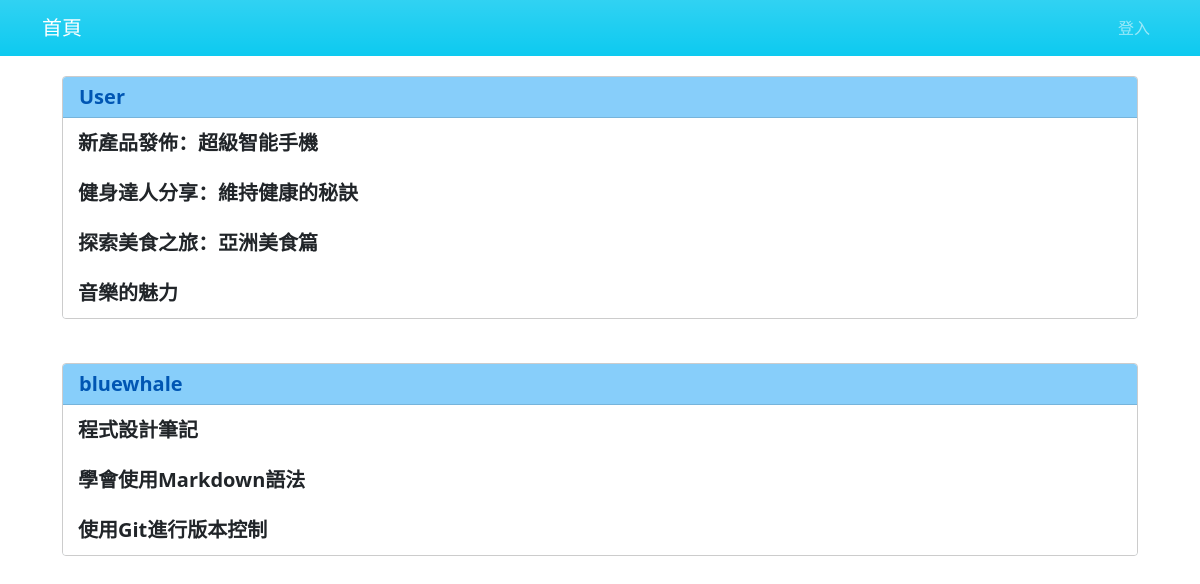
The page /article/article-main/ on the database its author committed.
### article/models.py (models this page shows, shortened)
class ArticlePost(models.Model):
    author = models.ForeignKey(User, on_delete=models.CASCADE)
    title = models.CharField(max_length=100)
    body = models.TextField()
    created = models.DateTimeField(default=timezone.now)
    total_views = models.PositiveIntegerField(default=0)
    class Meta:
        ordering = ('-created',)

### article/views.py (the view)
# urls.py: path('article-main/', views.article_main, name='article_main'),
def article_main(request):
    articles = ArticlePost.objects.all().order_by('author__username')
    context = {'articles': articles}
    return render(request, 'article/main.html', context)

### templates/article/main.html (shortened to what this page needs)
{% extends "base.html" %}
{% load static %}
{% block content %}
<div class="container">
    <div class="row">
        {% regroup articles by author.username as author_list %}
        {% for author in author_list %}
        <div class="col-md-12">
            <div class="card mb-4">
                <div class="card-header">
                    <h5 class="card-title">{{ author.grouper }}</h5>
                </div>
                <ul class="list-group">
                    {% for article in author.list %}
                    <a href="{% url 'article:article_detail' article.id %}" class="card-title">
                        <li class="list-group-item">
                            <div>
                                {{ article.title }}
                            </div>
                        </li>
                    </a>
                    {% endfor %}
                </ul>
            </div>
        </div>
        {% endfor %}
    </div>
</div>
{% endblock content %}

### static/style.css (style rules this page uses)
.card { position: relative; border: 1px solid #ccc; border-radius: 4px; overflow: hidden; transition: transform 0.3s ease; cursor: pointer; margin:20px; background-color: #eaf4f9; }
.card:before { position: absolute; top: 0; left: 0; width: 100%; height: 100%; background-color: lightskyblue; opacity: 0; transition: opacity 0.3s ease; }
.card-header { position: relative; background-color: lightskyblue; color: #fff; }
.card-title { font-size: 20px; font-weight: bold; color: #0056b3; transition: color 0.3s ease; text-decoration: none; margin-bottom: 0; }
.list-group-item { display: flex; justify-content: space-between; align-items: center; padding: 10px 15px; transition: background-color 0.3s ease; cursor: pointer; border: none; }

### rows shown on the page
ArticlePost: title "新產品發佈：超級智能手機"
ArticlePost: title "健身達人分享：維持健康的秘訣"
ArticlePost: title "探索美食之旅：亞洲美食篇"
ArticlePost: title "音樂的魅力"
ArticlePost: title "程式設計筆記"
ArticlePost: title "學會使用Markdown語法"
ArticlePost: title "使用Git進行版本控制"

### other values the page prints
{{ author.grouper }} "User" "bluewhale"
